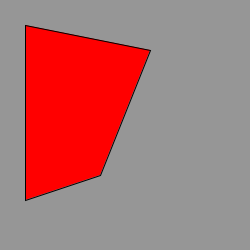
Frame 1 (no input)
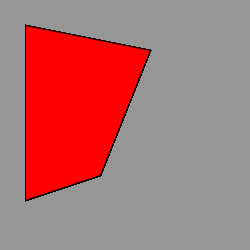
Frame 60 (the mouse pressed at the canvas centre just before this capture)
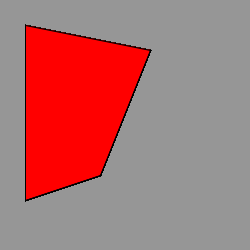
Frame 120 (the mouse held since frame 60 and released just before this capture)

The Processing sketch that drew these frames (run headless with seeded random() and noise(); from frame 60 on, the mouse is pressed at the canvas centre):

// Processing sketch: fig_2_7
// ── fig_2_7.pde
void setup()

{

  size(250, 250); 

  background(150);

}

void draw()

{

  fill(255, 0, 0); 

  quad(25, 25, 150, 50, 100, 175, 25, 200); 

}
